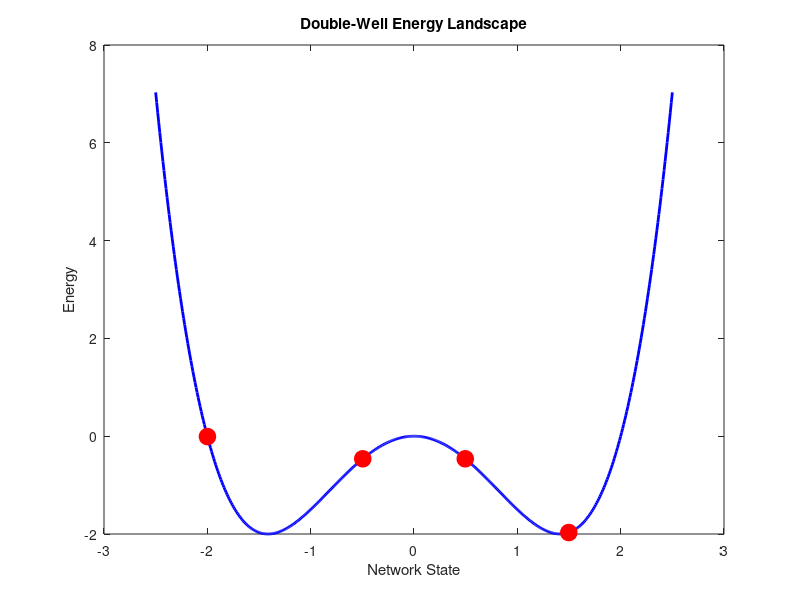
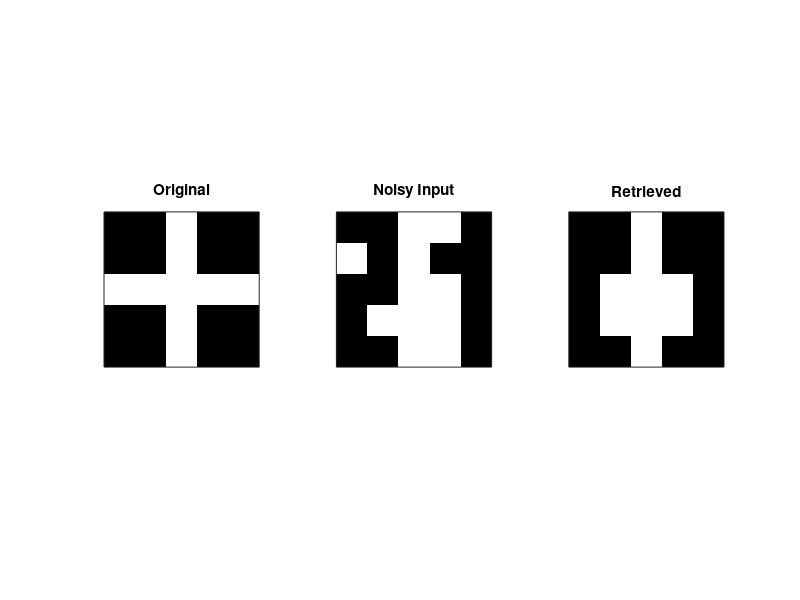

The MATLAB source for these figures, in order: (Note: this script raises an error after producing the figures.)
% solution_attractors.m - Complete solution for attractor networks exercise
% Part of: Matlab for Computational Neuroscience, Module 08
%
clear; clc; close all;
rng(42);

%% Part 1: Energy Landscapes (3 TODOs)

x = linspace(-2.5, 2.5, 500);

% TODO 1: Compute the energy
E = 0.5 * x.^4 - 2 * x.^2;

% TODO 2: Plot the energy landscape
figure;
plot(x, E, 'b-', 'LineWidth', 2);
xlabel('Network State');
ylabel('Energy');
title('Double-Well Energy Landscape');

% TODO 3: Add ball markers at starting positions
start_positions = [-2, -0.5, 0.5, 1.5];
hold on;
for i = 1:length(start_positions)
    [~, idx] = min(abs(x - start_positions(i)));
    plot(x(idx), E(idx), 'ro', 'MarkerSize', 12, 'MarkerFaceColor', 'r');
end
hold off;

% Predictions:
% x = -2.0 --> rolls to valley at left  (x ~ -1.41)
% x = -0.5 --> rolls to valley at left  (x ~ -1.41)
% x =  0.5 --> rolls to valley at right (x ~ +1.41)
% x =  1.5 --> rolls to valley at right (x ~ +1.41)

fprintf('Part 1 done: energy landscape with ball markers.\n');


%% Part 2: Building a Hopfield Network (4 TODOs)

N = 25;

% Pattern 1: Cross shape
p1 = -ones(5, 5);
p1(3, :) = 1;
p1(:, 3) = 1;
p1 = p1(:);

% Pattern 2: Frame/box shape
p2 = ones(5, 5);
p2(2:4, 2:4) = -1;
p2 = p2(:);

P = [p1, p2];
n_patterns = size(P, 2);

% TODO 4: Compute Hebbian weight matrix
W = (1/N) * (P * P');

% TODO 5: Set diagonal to zero
W(1:N+1:end) = 0;

% Create noisy version of pattern 1
flip_fraction = 0.30;
n_flip = round(flip_fraction * N);
flip_idx = randperm(N, n_flip);
S = p1;
S(flip_idx) = -S(flip_idx);
S_noisy = S;  % Save for visualization

% TODO 6: Run retrieval loop
max_iters = 20;
energy_history = zeros(1, max_iters);
converged_iter = max_iters;

for iter = 1:max_iters
    energy_history(iter) = -0.5 * S' * W * S;
    S_new = sign(W * S);
    S_new(S_new == 0) = 1;
    if isequal(S_new, S)
        converged_iter = iter;
        break;
    end
    S = S_new;
end

% TODO 7: Compute overlap
fprintf('Part 2 done: Hopfield network with %d patterns.\n', n_patterns);
fprintf('Converged after %d iterations.\n', converged_iter);
for p = 1:n_patterns
    ov = (1/N) * (S' * P(:, p));
    fprintf('  Overlap with pattern %d: %.2f\n', p, ov);
end


%% Part 3: Analyzing Retrieval (3 TODOs)

% TODO 8: Display triptych
figure;
subplot(1, 3, 1);
imagesc(reshape(p1, 5, 5));
colormap(gray); caxis([-1 1]);
title('Original');
axis square;
set(gca, 'XTick', [], 'YTick', []);

subplot(1, 3, 2);
imagesc(reshape(S_noisy, 5, 5));
colormap(gray); caxis([-1 1]);
title('Noisy Input');
axis square;
set(gca, 'XTick', [], 'YTick', []);

subplot(1, 3, 3);
imagesc(reshape(S, 5, 5));
colormap(gray); caxis([-1 1]);
title('Retrieved');
axis square;
set(gca, 'XTick', [], 'YTick', []);
sgtitle('Hopfield Retrieval');

% TODO 9: Print overlap with each pattern
fprintf('\nFinal overlaps:\n');
for p = 1:n_patterns
    ov = (1/N) * (S' * P(:, p));
    fprintf('Overlap with pattern %d: %.2f\n', p, ov);
end

% TODO 10: Plot energy over iterations
figure;
plot(1:converged_iter, energy_history(1:converged_iter), 'b-o', 'LineWidth', 2);
xlabel('Iteration');
ylabel('Energy');
title('Energy During Retrieval');
grid on;
set(gca, 'FontSize', 12);

fprintf('Part 3 done: visualization and analysis.\n');


%% Part 4: Ring Attractor (2 TODOs)

N_ring = 100;
theta = linspace(0, 2*pi, N_ring+1);
theta = theta(1:end-1);

% Pre-built connectivity matrix (Mexican hat)
W_ring = zeros(N_ring, N_ring);
for i = 1:N_ring
    for j = 1:N_ring
        W_ring(i, j) = cos(theta(i) - theta(j)) - 0.5;
    end
end
W_ring(1:N_ring+1:end) = 0;

% Initialize bump at 90 degrees
activity = exp(5 * cos(theta - pi/2));
activity = activity / sum(activity);

tau = 1;
dt = 0.1;
T = 50;
n_steps = round(T / dt);

% TODO 11: Run simulation loop
activity_history = zeros(n_steps, N_ring);
for step = 1:n_steps
    activity_history(step, :) = activity;
    input = (W_ring * activity')';
    activity = activity + (dt / tau) * (-activity + input);
    activity = max(0, activity);
    if sum(activity) > 0
        activity = activity / sum(activity);
    end
end

% TODO 12: Create heatmap
time_axis = (1:n_steps) * dt;
figure;
imagesc(time_axis, theta * 180/pi, activity_history');
set(gca, 'YDir', 'normal');
colorbar;
xlabel('Time (s)');
ylabel('Preferred Direction (degrees)');
title('Ring Attractor: Stable Bump');
set(gca, 'FontSize', 12);

fprintf('Part 4 done: ring attractor simulation.\n');

% Find final bump position
[~, peak_idx] = max(activity_history(end, :));
fprintf('Final bump position: %.0f degrees (started at 90 degrees).\n', ...
    theta(peak_idx) * 180/pi);


%% Optional Challenge: Overloading Memory

fprintf('\n--- Optional Challenge: Overloading Memory ---\n');

N_ch = 25;
n_test_patterns = 5;

% Create 5 random patterns
patterns_ch = sign(randn(N_ch, n_test_patterns));
patterns_ch(patterns_ch == 0) = 1;

% Hebbian learning
W_ch = (1/N_ch) * (patterns_ch * patterns_ch');
W_ch(1:N_ch+1:end) = 0;

fprintf('Storing %d patterns in %d neurons (capacity ~%.1f).\n', ...
    n_test_patterns, N_ch, 0.14 * N_ch);

% Try to retrieve each pattern from 30% noise
for p = 1:n_test_patterns
    S_ch = patterns_ch(:, p);
    n_flip_ch = round(0.30 * N_ch);
    flip_ch = randperm(N_ch, n_flip_ch);
    S_ch(flip_ch) = -S_ch(flip_ch);

    for iter = 1:50
        S_new_ch = sign(W_ch * S_ch);
        S_new_ch(S_new_ch == 0) = 1;
        if isequal(S_new_ch, S_ch)
            break;
        end
        S_ch = S_new_ch;
    end

    ov = (1/N_ch) * (S_ch' * patterns_ch(:, p));
    if ov > 0.9
        status = 'SUCCESS';
    else
        status = 'FAILED';
    end
    fprintf('  Pattern %d: overlap = %.2f [%s]\n', p, ov, status);
end

fprintf('\nWith 5 patterns (above capacity ~3.5), some retrievals fail.\n');
fprintf('The stored memories interfere with each other.\n');
